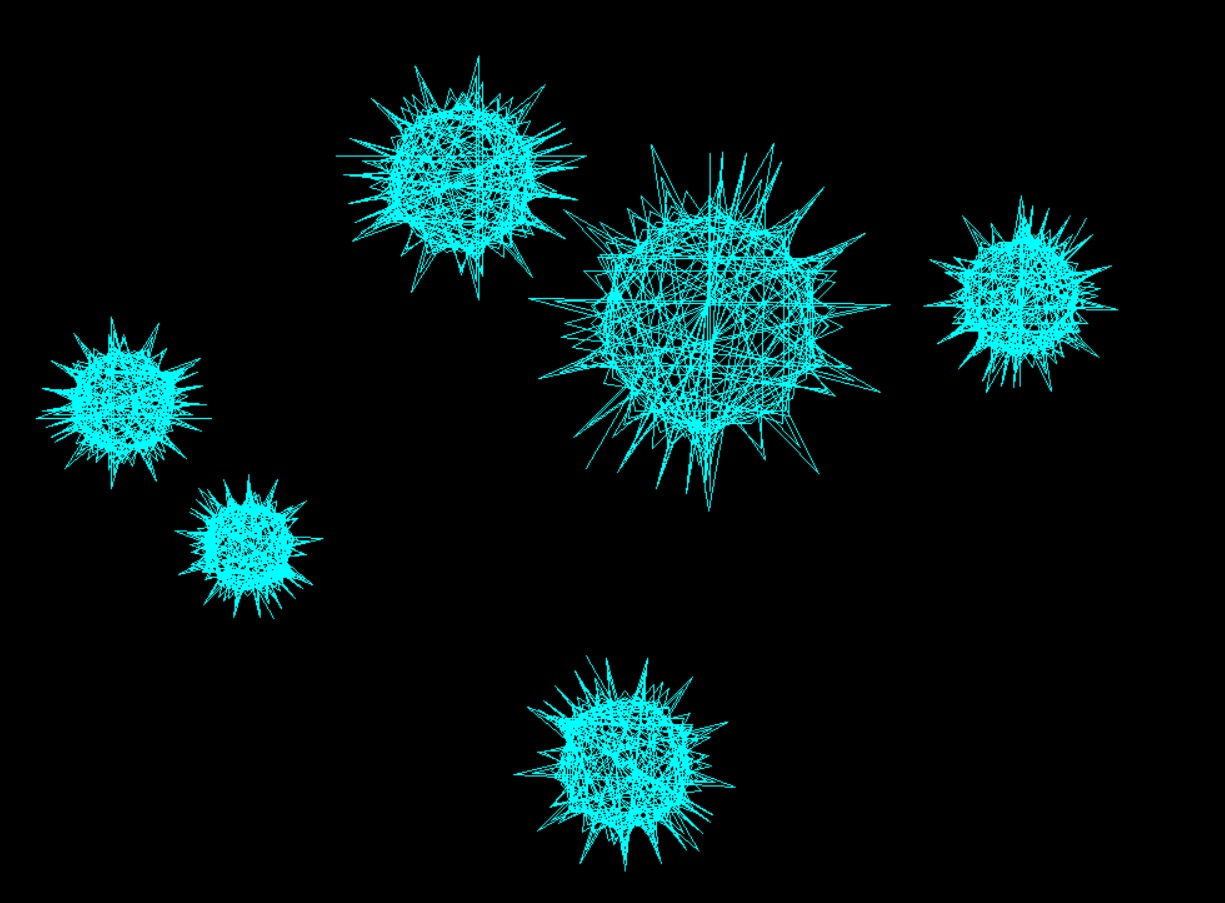

Python code for this plot:
from turtle import *
from time import sleep
coordinates = [
	(-400,250),
	(-200,-150),
	(200,200),
	(-500,40),
	(-450,-120)
]
speed('fastest')
color('cyan')
bgcolor('black')
corona_virus = 0
main = 200
while corona_virus < len(coordinates):
	sleep(0.3)
	a = main
	penup()
	goto(coordinates[corona_virus])
	pendown()
	while a > -100:
		if a > 0:
			forward(a)
			left(a*(200/main))
		else:
			penup()
			if(a == -100):
				break
		a = a - main/200
	main -= 20
	corona_virus += 1
	if main <= 0:
		break
main = 300
a = main
penup()
goto(-200,0)
pendown()
while a > -100:
	if a > 0:
		forward(a)
		left(a*(200/main))
	else:
		penup()
		if(a == -100):
			break
	a = a - main/200
sleep(2)
